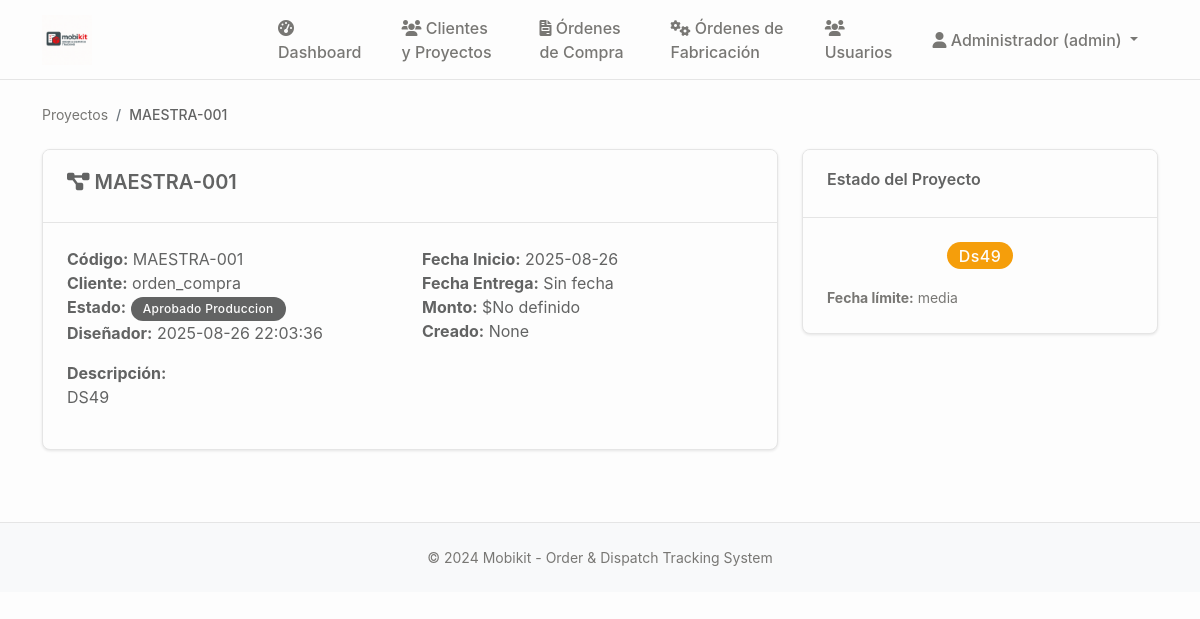
Screenshot of /proyecto/5 (signed in) with the database file from the repository.
### tables this page shows
CREATE TABLE proyectos (
                id INTEGER PRIMARY KEY AUTOINCREMENT,
                codigo TEXT UNIQUE NOT NULL,
                nombre TEXT NOT NULL,
                cliente_id INTEGER NOT NULL,
                descripcion TEXT,
                estado TEXT DEFAULT 'en_desarrollo' CHECK (estado IN ('en_desarrollo', 'aprobado_produccion', 'seccionado', 'enchapado', 'mecanizado', 'produccion_completa', 'embalando', 'listo_despacho', 'entregado', 'cancelado')),
                prioridad TEXT DEFAULT 'media' CHECK (prioridad IN ('baja', 'media', 'alta', 'urgente')),
                fecha_inicio DATE,
                fecha_entrega DATE,
                fecha_entrega_real DATE,
                diseñador_id INTEGER,
                supervisor_id INTEGER,
                presupuesto DECIMAL(12,2),
                costo_real DECIMAL(12,2),
                observaciones TEXT,
                created_at TIMESTAMP DEFAULT CURRENT_TIMESTAMP,
                updated_at TIMESTAMP DEFAULT CURRENT_TIMESTAMP, adjudicacion_tipo TEXT DEFAULT "orden_compra" CHECK (adjudicacion_tipo IN ("contrato", "orden_compra")), monto_neto DECIMAL(12,2), estado_proyecto TEXT DEFAULT "pendiente_presupuesto", monto_neto_provision DECIMAL(12,2), monto_neto_instalacion DECIMAL(12,2), fecha_estimada_inicio DATE, archivado BOOLEAN DEFAULT FALSE,
                FOREIGN KEY (cliente_id) REFERENCES clientes (id),
                FOREIGN KEY (diseñador_id) REFERENCES usuarios (id),
                FOREIGN KEY (supervisor_id) REFERENCES usuarios (id)
            );

### main.py (the view)
@app.route('/proyecto/<int:proyecto_id>')
@login_required
def proyecto_detalle(proyecto_id):
    conn = sqlite3.connect('mobikit.db')
    cursor = conn.cursor()
    cursor.execute(
        '''
        SELECT p.*, u.nombre as diseñador, c.nombre as cliente_nombre
        FROM proyectos p
        LEFT JOIN usuarios u ON p.diseñador_id = u.id
        LEFT JOIN clientes c ON p.cliente_id = c.id
        WHERE p.id = ?
    ''', (proyecto_id, ))
    proyecto = cursor.fetchone()
    conn.close()
    if not proyecto:
        flash('Proyecto no encontrado', 'error')
        return redirect(url_for('proyectos'))
    return render_template('proyecto_detalle.html',
                           proyecto=proyecto)

### main.py (called while the page is built)
def login_required(f):
    @wraps(f)
    def decorated_function(*args, **kwargs):
        if 'user_id' not in session:
            return redirect(url_for('login'))
        return f(*args, **kwargs)
    return decorated_function

### templates/proyecto_detalle.html (shortened to what this page needs)
{% extends "base.html" %}
{% block content %}
<nav aria-label="breadcrumb">
    <ol class="breadcrumb">
        <li class="breadcrumb-item"><a href="{{ url_for('proyectos') }}">Proyectos</a></li>
        <li class="breadcrumb-item active">{{ proyecto[1] }}</li>
    </ol>
</nav>
<div class="row">
    <div class="col-md-8">
        <div class="card">
            <div class="card-header">
                <h5><i class="fas fa-project-diagram"></i> {{ proyecto[1] }}</h5>
            </div>
            <div class="card-body">
                <div class="row">
                    <div class="col-md-6">
                        <strong>Código:</strong> {{ proyecto[1] }}<br>
                        <strong>Cliente:</strong> {{ proyecto[17] if proyecto[17] else 'Sin cliente' }}<br>
                        <strong>Estado:</strong>
                        <span class="badge bg-{{ 'primary' if proyecto[5] == 'en_desarrollo' else 'info' if proyecto[5] == 'aprobado_produccion' else 'success' if proyecto[5] == 'entregado' else 'warning' }}">
                            {{ proyecto[5]|replace('_', ' ')|title if proyecto[5] else 'Sin estado' }}
                        </span><br>
                        <strong>Diseñador:</strong> {{ proyecto[16] if proyecto[16] else 'Sin asignar' }}
                    </div>
                    <div class="col-md-6">
                        <strong>Fecha Inicio:</strong> {{ proyecto[7] if proyecto[7] else 'Sin fecha' }}<br>
                        <strong>Fecha Entrega:</strong> {{ proyecto[8] if proyecto[8] else 'Sin fecha' }}<br>
                        <strong>Monto:</strong> ${{ "{:,.0f}"|format(proyecto[11]) if proyecto[11] else 'No definido' }}<br>
                        <strong>Creado:</strong> {{ proyecto[14] }}
                    </div>
                </div>
                {% if proyecto[4] %}
                <div class="mt-3">
                    <strong>Descripción:</strong>
                    <p>{{ proyecto[4] }}</p>
                </div>
                {% endif %}
            </div>
        </div>
    </div>
    <div class="col-md-4">
        <div class="card">
            <div class="card-header">
                <h6>Estado del Proyecto</h6>
            </div>
            <div class="card-body">
                <div class="text-center">
                    <span class="badge bg-{{ 'primary' if proyecto[4] == 'en_desarrollo' else 'info' if proyecto[4] == 'aprobado_produccion' else 'success' if proyecto[4] == 'entregado' else 'warning' }} fs-6">
                        {{ proyecto[4]|replace('_', ' ')|title }}
                    </span>
                </div>
                {% if proyecto[6] %}
                <div class="mt-3">
                    <small class="text-muted">
                        <strong>Fecha límite:</strong> {{ proyecto[6] }}
                    </small>
                </div>
                {% endif %}
            </div>
        </div>
    </div>
</div>
{% endblock %}

### static/css/style.css (style rules this page uses)
:root { --mobikit-red: #EF1A1F; --mobikit-red-light: #F58B8F; --mobikit-red-dark: #C7161A; --mobikit-gray: #626363; --mobikit-gray-logo: #626363; --mobikit-light-gray: #8C8C8C; --mobikit-dark-gray: #4A4A4A; --mobikit-white: #FDFDFD; --mobikit-light-bg: #FAFAFA; --mobikit-border: #E5E5E5; --mobikit-hover: #F5F5F5; --mobikit-text-light: #787774; --mobikit-sidebar: #F7F6F3; --mobikit-cocinas: #EF1A1F; --mobikit-closet: #626363; --mobikit-success: #22C55E; --mobikit-warning: #F59E0B; --mobikit-info: #626363; --mobikit-danger: #EF1A1F; }
* { box-sizing: border-box; }
body { font-family: -apple-system, BlinkMacSystemFont, 'Segoe UI', Roboto, 'Helvetica Neue', Arial, sans-serif; background-color: var(--mobikit-white); color: var(--mobikit-gray); line-height: 1.5; margin: 0; padding: 0; }
h4, h5, h6 { font-weight: 600; color: var(--mobikit-gray); margin-bottom: 0.5rem; }
.card { background-color: var(--mobikit-white); border: 1px solid var(--mobikit-border); border-radius: 8px; box-shadow: 0 1px 3px rgba(0, 0, 0, 0.1); margin-bottom: 1.5rem; overflow: hidden; transition: all 0.2s ease; }
.card-header { background-color: var(--mobikit-white); border-bottom: 1px solid var(--mobikit-border); padding: 1.25rem 1.5rem; font-weight: 600; color: var(--mobikit-gray); font-size: 1.1rem; }
.card-body { padding: 1.5rem; }
.badge { font-weight: 500; padding: 0.35rem 0.75rem; border-radius: 20px; font-size: 0.75rem; letter-spacing: 0.025em; color: var(--mobikit-white) !important; }
.badge.bg-warning { background-color: var(--mobikit-warning) !important; }
.badge.bg-info { background-color: var(--mobikit-info) !important; }
.breadcrumb { background-color: transparent; padding: 0; margin-bottom: 1.5rem; }
.breadcrumb-item { font-size: 0.875rem; }
.breadcrumb-item a { color: var(--mobikit-text-light); text-decoration: none; }
.breadcrumb-item.active { color: var(--mobikit-gray); font-weight: 500; }
a { color: var(--mobikit-red); text-decoration: none; }
.text-muted { color: var(--mobikit-text-light) !important; }

### rows the page displays
proyectos: codigo "MAESTRA-001", adjudicacion_tipo "orden_compra", estado "Aprobado Produccion", updated_at "2025-08-26 22:03:36", fecha_inicio "2025-08-26", descripcion "DS49", descripcion "Ds49", prioridad "media"

### other values shown
{{ session.user_name }} "Administrador"
{{ session.user_role }} "admin"
{{ proyecto[8] if proyecto[8] else 'Sin fecha' }} "Sin fecha"
{{ "{:,.0f}"|format(proyecto[11]) if proyecto[11] else 'No definido' }} "No definido"
{{ proyecto[14] }} "None"
